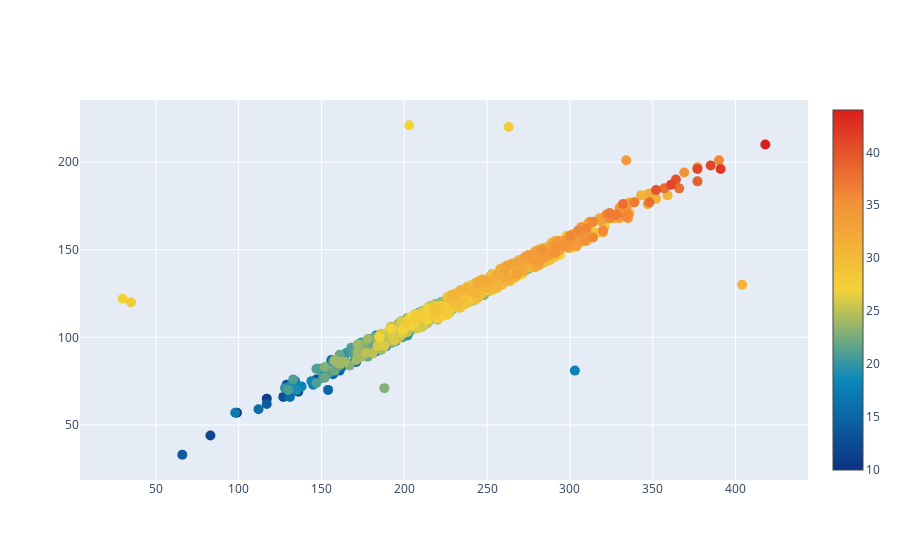

Notebook source saved alongside this figure:
### Code cell
trace0 = go.Scatter(x=df.Cholesterol,
                    y = df.sBP,
                   mode = "markers",
                   marker={"size":10, 
                            "color": df.BUN,
                            "colorscale": "Portland",
                            "showscale":True})
data = [trace0]
iplot({"data":data})

### Figure 1 — Plotly figure (JSON) as saved in the notebook; plotly's stock layout.template omitted (floating-point values rounded to 4 significant figures; data arrays with more than 128 entries replaced by an {"elided": "..."} marker saying what was removed)
{"data": [{"marker": {"color": {"elided": "900 int values"}, "colorscale": [[0, "rgb(12,51,131)"], [0.25, "rgb(10,136,186)"], [0.5, "rgb(242,211,56)"], [0.75, "rgb(242,143,56)"], [1, "rgb(217,30,30)"]], "showscale": true, "size": 10}, "mode": "markers", "type": "scatter", "x": {"elided": "900 int values"}, "y": {"elided": "900 int values"}}], "layout": {"autosize": true, "xaxis": {"autorange": true, "range": [3.537, 444.5], "type": "linear"}, "yaxis": {"autorange": true, "range": [13.82, 240.2], "type": "linear"}}}
